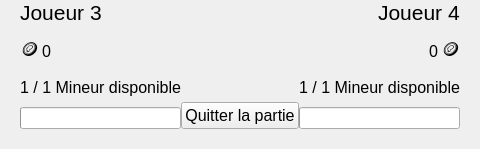
            <widget class="QWidget" name="BottomContainer" native="true">
             <property name="sizePolicy">
              <sizepolicy hsizetype="Preferred" vsizetype="Fixed">
               <horstretch>0</horstretch>
               <verstretch>0</verstretch>
              </sizepolicy>
             </property>
             <layout class="QHBoxLayout" name="horizontalLayout_3">
              <property name="spacing">
               <number>0</number>
              </property>
              <property name="leftMargin">
               <number>20</number>
              </property>
              <property name="topMargin">
               <number>0</number>
              </property>
              <property name="rightMargin">
               <number>20</number>
              </property>
              <property name="bottomMargin">
               <number>20</number>
              </property>
              <item alignment="Qt::AlignLeft|Qt::AlignBottom">
               <widget class="QWidget" name="BottomLeftContainer" native="true">
                <layout class="QVBoxLayout" name="verticalLayout_6">
                 <property name="spacing">
                  <number>10</number>
                 </property>
                 <property name="leftMargin">
                  <number>0</number>
                 </property>
                 <property name="topMargin">
                  <number>0</number>
                 </property>
                 <property name="rightMargin">
                  <number>0</number>
                 </property>
                 <property name="bottomMargin">
                  <number>0</number>
                 </property>
                 <item>
                  <widget class="QLabel" name="Player3Label">
                   <property name="font">
                    <font>
                     <pointsize>16</pointsize>
                    </font>
                   </property>
                   <property name="text">
                    <string>Joueur 3</string>
                   </property>
                  </widget>
                 </item>
                 <item>
                  <layout class="QHBoxLayout" name="Player3ScoresContainer">
                   <property name="spacing">
                    <number>3</number>
                   </property>
                   <item alignment="Qt::AlignLeft">
                    <widget class="QLabel" name="Player3CoinImage">
                     <property name="font">
                      <font>
                       <pointsize>14</pointsize>
                      </font>
                     </property>
                     <property name="text">
                      <string>🪙</string>
                     </property>
                     <property name="scaledContents">
                      <bool>true</bool>
                     </property>
                    </widget>
                   </item>
                   <item>
                    <widget class="QLabel" name="Player3Score">
                     <property name="sizePolicy">
                      <sizepolicy hsizetype="Expanding" vsizetype="Preferred">
                       <horstretch>0</horstretch>
                       <verstretch>0</verstretch>
                      </sizepolicy>
                     </property>
                     <property name="font">
                      <font>
                       <pointsize>12</pointsize>
                      </font>
                     </property>
                     <property name="text">
                      <string>0</string>
                     </property>
                    </widget>
                   </item>
                  </layout>
                 </item>
                 <item>
                  <layout class="QHBoxLayout" name="Player3MinerContainer">
                   <property name="spacing">
                    <number>0</number>
                   </property>
                   <item>
                    <widget class="QLabel" name="Player3MinerAvailable">
                     <property name="font">
                      <font>
                       <pointsize>12</pointsize>
                      </font>
                     </property>
                     <property name="text">
                      <string>1</string>
                     </property>
                    </widget>
                   </item>
                   <item>
                    <widget class="QLabel" name="Player3MinerTotal">
                     <property name="font">
                      <font>
                       <pointsize>12</pointsize>
                      </font>
                     </property>
                     <property name="text">
                      <string> / 1 Mineur disponible</string>
                     </property>
                    </widget>
                   </item>
                  </layout>
                 </item>
                 <item>
                  <widget class="QProgressBar" name="Player3MinerWorkingProgress">
                   <property name="value">
                    <number>0</number>
                   </property>
                   <property name="textVisible">
                    <bool>false</bool>
                   </property>
                  </widget>
                 </item>
                </layout>
               </widget>
              </item>
              <item alignment="Qt::AlignHCenter|Qt::AlignBottom">
               <widget class="QWidget" name="BottomCenterContainer" native="true">
                <layout class="QVBoxLayout" name="verticalLayout_21">
                 <property name="spacing">
                  <number>0</number>
                 </property>
                 <property name="leftMargin">
                  <number>0</number>
                 </property>
                 <property name="topMargin">
                  <number>0</number>
                 </property>
                 <property name="rightMargin">
                  <number>0</number>
                 </property>
                 <property name="bottomMargin">
                  <number>0</number>
                 </property>
                 <item>
                  <widget class="QPushButton" name="LeaveGameBtn">
                   <property name="font">
                    <font>
                     <pointsize>12</pointsize>
                    </font>
                   </property>
                   <property name="cursor">
                    <cursorShape>PointingHandCursor</cursorShape>
                   </property>
                   <property name="text">
                    <string>Quitter la partie</string>
                   </property>
                  </widget>
                 </item>
                </layout>
               </widget>
              </item>
              <item alignment="Qt::AlignRight|Qt::AlignBottom">
               <widget class="QWidget" name="BottomRightContainer" native="true">
                <layout class="QVBoxLayout" name="verticalLayout_5">
                 <property name="spacing">
                  <number>10</number>
                 </property>
                 <property name="leftMargin">
                  <number>0</number>
                 </property>
                 <property name="topMargin">
                  <number>0</number>
                 </property>
                 <property name="rightMargin">
                  <number>0</number>
                 </property>
                 <property name="bottomMargin">
                  <number>0</number>
                 </property>
                 <item alignment="Qt::AlignRight">
                  <widget class="QLabel" name="Player4Label">
                   <property name="font">
                    <font>
                     <pointsize>16</pointsize>
                    </font>
                   </property>
                   <property name="text">
                    <string>Joueur 4</string>
                   </property>
                  </widget>
                 </item>
                 <item>
                  <layout class="QHBoxLayout" name="Player4ScoresContainer" stretch="1,0">
                   <property name="spacing">
                    <number>3</number>
                   </property>
                   <item alignment="Qt::AlignRight">
                    <widget class="QLabel" name="Player4Score">
                     <property name="sizePolicy">
                      <sizepolicy hsizetype="MinimumExpanding" vsizetype="MinimumExpanding">
                       <horstretch>0</horstretch>
                       <verstretch>0</verstretch>
                      </sizepolicy>
                     </property>
                     <property name="font">
                      <font>
                       <pointsize>12</pointsize>
                      </font>
                     </property>
                     <property name="text">
                      <string>0</string>
                     </property>
                    </widget>
                   </item>
                   <item alignment="Qt::AlignRight">
                    <widget class="QLabel" name="Player4CoinImage">
                     <property name="font">
                      <font>
                       <pointsize>14</pointsize>
                      </font>
                     </property>
                     <property name="text">
                      <string>🪙</string>
                     </property>
                     <property name="scaledContents">
                      <bool>true</bool>
                     </property>
                    </widget>
                   </item>
                  </layout>
                 </item>
                 <item>
                  <layout class="QHBoxLayout" name="Player4MinerContainer">
                   <property name="spacing">
                    <number>0</number>
                   </property>
                   <item>
                    <widget class="QLabel" name="Player4MinerAvailable">
                     <property name="font">
                      <font>
                       <pointsize>12</pointsize>
                      </font>
                     </property>
                     <property name="text">
                      <string>1</string>
                     </property>
                    </widget>
                   </item>
                   <item>
                    <widget class="QLabel" name="Player4MinerTotal">
                     <property name="font">
                      <font>
                       <pointsize>12</pointsize>
                      </font>
                     </property>
                     <property name="text">
                      <string> / 1 Mineur disponible</string>
                     </property>
                    </widget>
                   </item>
                  </layout>
                 </item>
                 <item>
                  <widget class="QProgressBar" name="Player4MinerWorkingProgress">
                   <property name="value">
                    <number>0</number>
                   </property>
                   <property name="textVisible">
                    <bool>false</bool>
                   </property>
                  </widget>
                 </item>
                </layout>
               </widget>
              </item>
             </layout>
            </widget>
